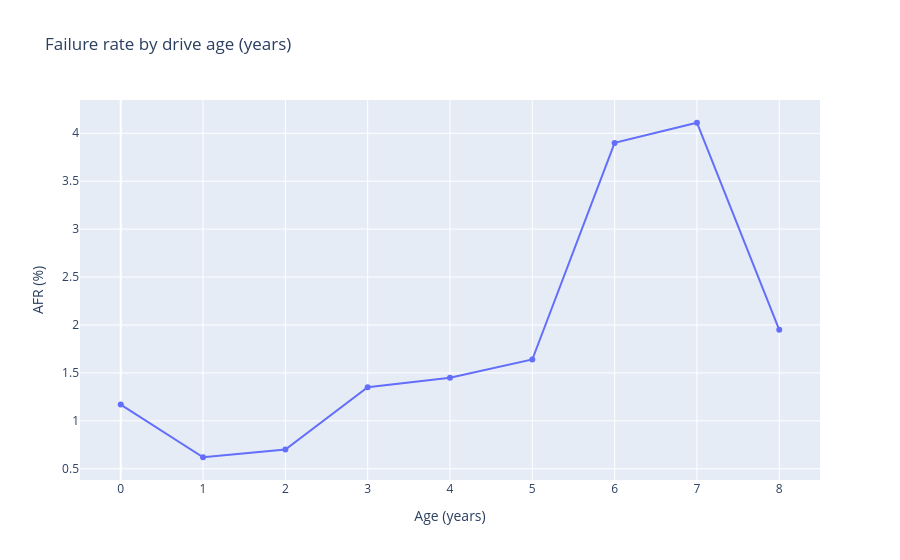

The code cell stored with this chart in its notebook:
### Code cell
age = con.sql("""
SELECT FLOOR(smart_9_raw / 8760) AS age_years,
       COUNT(*) AS drive_days,
       SUM(failure) AS failures,
       ROUND(SUM(failure) * 365.0 / COUNT(*) * 100, 2) AS afr_pct
FROM drives
WHERE smart_9_raw IS NOT NULL
GROUP BY 1
HAVING COUNT(*) > 100000
ORDER BY 1
""").df()

px.line(age, x="age_years", y="afr_pct", markers=True,
        title="Failure rate by drive age (years)",
        labels={"age_years": "Age (years)", "afr_pct": "AFR (%)"})

### Figure 1 — Plotly figure (JSON) as saved in the notebook; plotly's stock layout.template omitted (floating-point values rounded to 4 significant figures)
{"data": [{"hovertemplate": "Age (years)=%{x}<br>AFR (%)=%{y}<extra></extra>", "legendgroup": "", "line": {"color": "#636efa", "dash": "solid"}, "marker": {"symbol": "circle"}, "mode": "lines+markers", "name": "", "orientation": "v", "showlegend": false, "type": "scatter", "x": [0.0, 1.0, 2.0, 3.0, 4.0, 5.0, 6.0, 7.0, 8.0], "xaxis": "x", "y": [1.17, 0.62, 0.7, 1.35, 1.45, 1.64, 3.9, 4.11, 1.95], "yaxis": "y"}], "layout": {"legend": {"tracegroupgap": 0}, "title": {"text": "Failure rate by drive age (years)"}, "xaxis": {"anchor": "y", "domain": [0, 1], "title": {"text": "Age (years)"}}, "yaxis": {"anchor": "x", "domain": [0, 1], "title": {"text": "AFR (%)"}}}}
